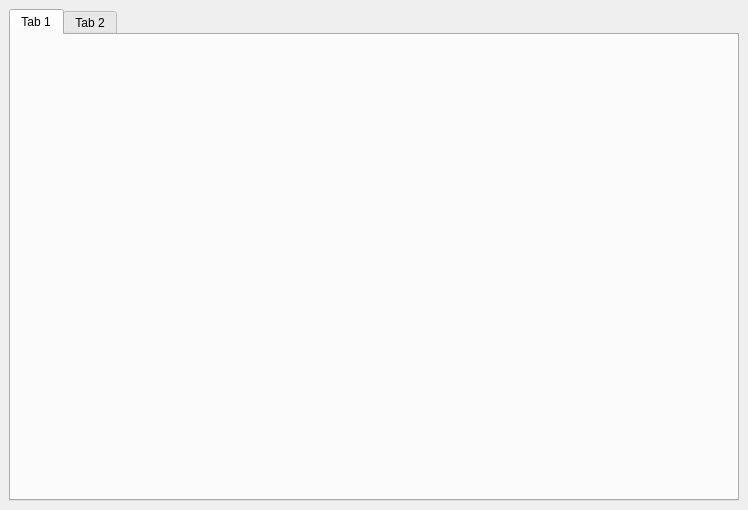
<?xml version="1.0" encoding="UTF-8"?>
<ui version="4.0">
 <class>Dock</class>
 <widget class="QDockWidget" name="Dock">
  <property name="windowModality">
   <enum>Qt::WindowModal</enum>
  </property>
  <property name="geometry">
   <rect>
    <x>0</x>
    <y>0</y>
    <width>748</width>
    <height>510</height>
   </rect>
  </property>
  <property name="sizePolicy">
   <sizepolicy hsizetype="Maximum" vsizetype="Maximum">
    <horstretch>0</horstretch>
    <verstretch>0</verstretch>
   </sizepolicy>
  </property>
  <property name="windowIcon">
   <iconset resource="../../../res/icons.qrc">
    <normaloff>:/icons/associate_add.png</normaloff>:/icons/associate_add.png</iconset>
  </property>
  <property name="toolTip">
   <string>Cadastro de Livros</string>
  </property>
  <property name="styleSheet">
   <string notr="true">QDockWidget::title
{
   font-family: &quot;Roboto Lt&quot;;
   font-size: 18pt;
   background: lightgray;
   padding-left: 10px; 
   padding-top: 4px;
}</string>
  </property>
  <property name="floating">
   <bool>false</bool>
  </property>
  <property name="features">
   <set>QDockWidget::DockWidgetClosable</set>
  </property>
  <property name="allowedAreas">
   <set>Qt::TopDockWidgetArea</set>
  </property>
  <property name="windowTitle">
   <string>Cadastro de Produtos do Bazar</string>
  </property>
  <widget class="QWidget" name="Contents">
   <layout class="QVBoxLayout" name="verticalLayout_2">
    <item>
     <widget class="QTabWidget" name="tabWidget">
      <widget class="QWidget" name="tab">
       <attribute name="title">
        <string>Tab 1</string>
       </attribute>
      </widget>
      <widget class="QWidget" name="tab_2">
       <attribute name="title">
        <string>Tab 2</string>
       </attribute>
      </widget>
     </widget>
    </item>
   </layout>
  </widget>
 </widget>
 <resources>
  <include location="../../../res/icons.qrc"/>
 </resources>
 <connections/>
</ui>
